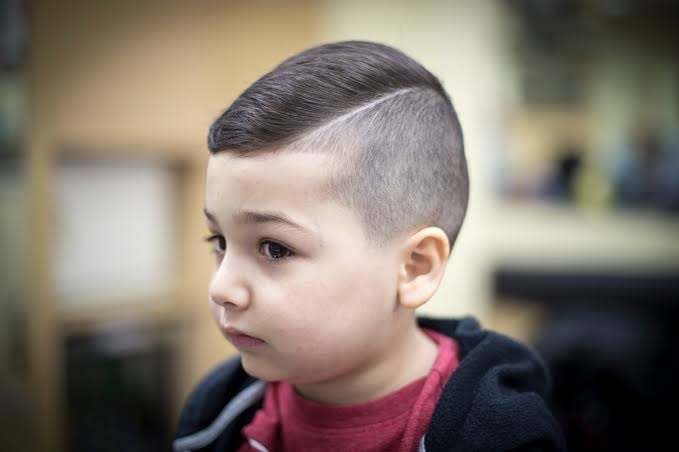
#> input picture TestSubject.jpg, 679 x 452 px
$ python Assgn_SIV864_MCS2140.py
#> lines starting #> are read from the running program, lines starting #| are printed output that depends on the picture; long printed decimals are rounded
# ASSIGNEMENT 2 PART B SUBMITTED BY NITISH RAJ 2018MCS2140
import numpy as npy
import scipy as scp
import cv2
import matplotlib.pyplot as mtplt
from scipy import r_ as rfc
from scipy import fftpack as fft_scp

original_image = cv2.imread('TestSubject.jpg')
#> original_image is the input picture: shape (452, 679, 3); mean B, G, R 108.6, 118.3, 129.2
original_image = cv2.cvtColor(original_image, cv2.COLOR_BGR2GRAY)
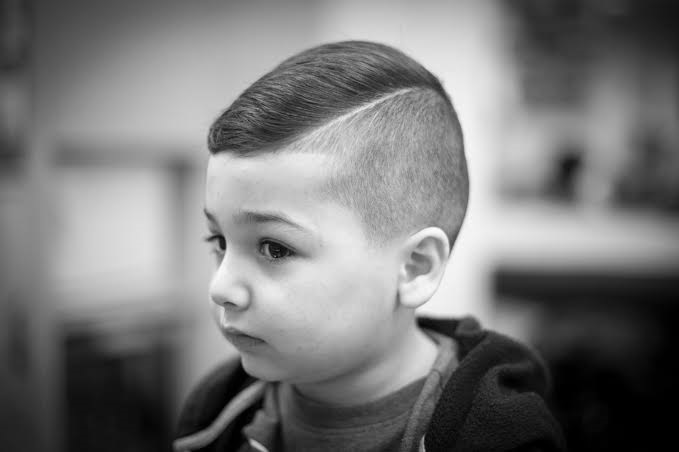
#> original_image: shape (452, 679); min 0, max 253, mean 120.5

bitsize = 16
size_image = original_image.shape
#> size_image = (452, 679)
dct = npy.zeros(size_image)
for i in rfc[:size_image[0]:bitsize]:
    for j in rfc[:size_image[1]:bitsize]:
        dct[i:(i + bitsize), j:(j + bitsize)] = fft_scp.dct(
            fft_scp.dct(original_image[i:(i + bitsize), j:(j + bitsize)], axis=0, norm='ortho'), axis=1, norm='ortho')
#> dct: shape (452, 679) float64; every value is 0

threshold = 0.031
dct_thresh = dct * (abs(dct) > (threshold * npy.max(dct)))
percent_nonzeros = npy.sum(dct_thresh != 0.0) / (size_image[0] * size_image[1] * 1.0)
#> percent_nonzeros = 0

dct_image = npy.zeros(size_image)
for i in rfc[:size_image[0]:bitsize]:
    for j in rfc[:size_image[1]:bitsize]:
        dct_image[i:(i + bitsize), j:(j + bitsize)] = fft_scp.idct(
            fft_scp.idct(dct_thresh[i:(i + bitsize), j:(j + bitsize)], axis=0, norm='ortho'), axis=1, norm='ortho')

dft = npy.zeros(size_image, dtype='complex')
dft_image = npy.zeros(size_image, dtype='complex')

for i in rfc[:size_image[0]:bitsize]:
    for j in rfc[:size_image[1]:bitsize]:
        dft[i:(i + bitsize), j:(j + bitsize)] = npy.fft.fft2(original_image[i:(i + bitsize), j:(j + bitsize)])

threshold = 0.031
dft_thresh = dft * (abs(dft) > (threshold * npy.max(abs(dft))))

for i in rfc[:size_image[0]:bitsize]:
    for j in rfc[:size_image[1]:bitsize]:
        dft_image[i:(i + bitsize), j:(j + bitsize)] = npy.fft.ifft2(dft_thresh[i:(i + bitsize), j:(j + bitsize)])

percent_nonzeros_dft = npy.sum(dft_thresh != 0.0) / (size_image[0] * size_image[1] * 1.0)
#> percent_nonzeros_dft = 0
mse = npy.square(original_image - dct_image).mean(axis=None)
#> mse = 19098.7
mse2 = npy.square(original_image - dft_image.astype('uint8')).mean(axis=None)
#> mse2 = 105.8
print(mse, mse2)
#| 19098.698 105.825
mtplt.figure("Assignment 2 PART B 2018MCS2140")
mtplt.imshow(
    npy.vstack((abs(original_image.astype('uint8')), abs(dct_image.astype('uint8')), abs(dft_image.astype('uint8')))),
    cmap='gray')
mtplt.show()
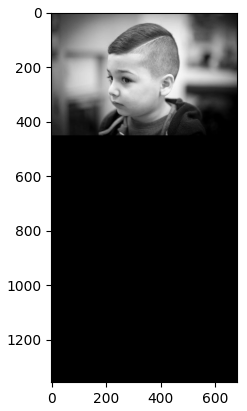
#> figure drawn by matplotlib, 1 panel
